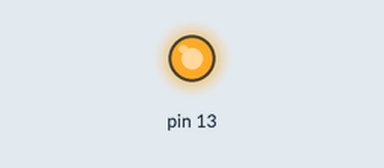
Simulated run of this sketch. Board: Arduino Uno, built with avr-gcc and run on an emulated ATmega328P. Parts: output pins drawn as LEDs (lit = HIGH).

Above: at 1.5 s.
At 3.7 s:
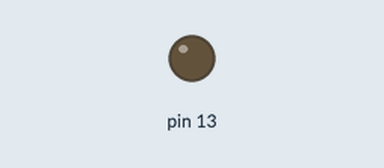
Timing chart, 0 to 5.9 s (numbered marks = the images above):
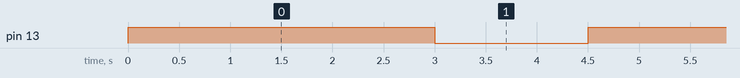

Measured:
- by itself, pin 13: alternates HIGH for 3.0 s and LOW for 1.5 s

The sketch:

Blink_Example_Problem2.ino.ino
```cpp
void setup()
{
  int time=3000;
  int time2=1500;
  pinMode(13, OUTPUT);
}

void loop()
{
  int time=3000;
  int time2=1500;
  digitalWrite(13, HIGH);
  delay(time);
  digitalWrite(13, LOW);
  delay(time2);
}
```
